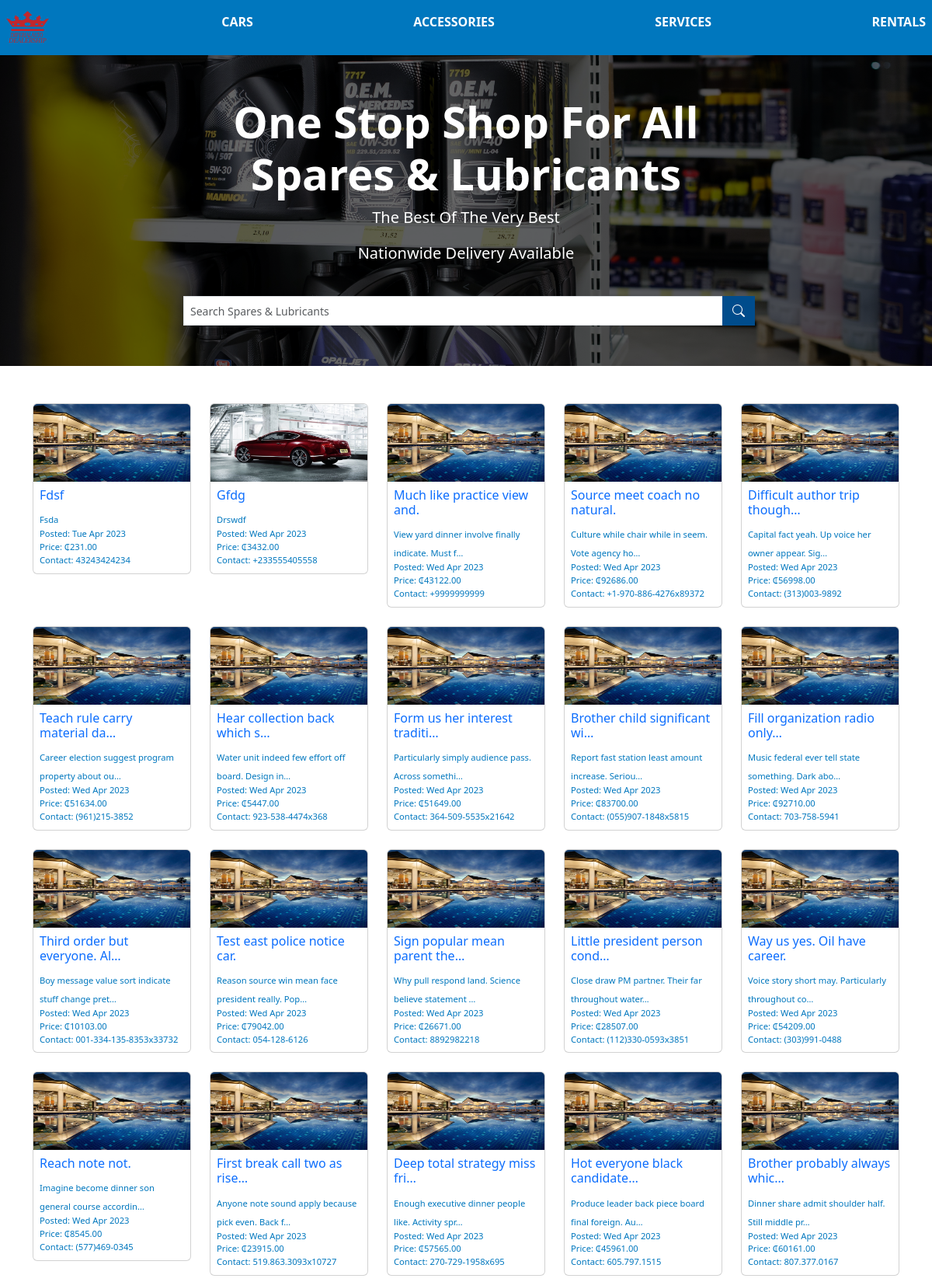
Screenshot of /accessories/list-accessory/ (upper part) with the database file from the repository.
### Accessories/models.py (models this page shows, shortened)
class Accessories(models.Model):
    name = models.CharField(max_length = 100)
    description = models.TextField()
    main_image = models.ImageField(upload_to=accessories_path)
    price = models.DecimalField(max_digits=10, decimal_places=2)
    slug = models.SlugField(blank=True, null=True, editable=False)
    phone_regex = RegexValidator(
        regex=r'^\+?[0-9]{1,3}?\s?\-?[0-9]{1,15}$',
        message="Phone number must be entered in the format: '+999 999999999'. Up to 15 digits allowed."
    )
    contact_no = models.CharField(validators=[phone_regex], max_length=17, null=True, blank=True)
    user = models.ForeignKey(User, on_delete=models.CASCADE)
    created = models.DateTimeField(auto_now_add=True)
    class Meta:
        verbose_name_plural = "Accessories"

### Accessories/views.py (the view)
# urls.py: path('list-accessory/', ListAccessories.as_view(), name='list-accessory'),
class ListAccessories(ListView):
    model = Accessories
    context_object_name = 'accessory'
    template_name = 'accessories/list_accessories.html'
    paginate_by = 50
    queryset = Accessories.objects.all().order_by('-created')

### templates/accessories/list_accessories.html (shortened to what this page needs)
{% extends 'layout/index.html'%} {% load static %} {% block content %}
<div class="mb-5 jumbotron jumbotron-fluid d-flex accessories">
    <div class="overlay"></div>
    <div class="container my-auto">
        <div class="row justify-content-center">
            <div class="col-md-8 text-center">
                <h1 class="display-4 main-jumb text-white text-bold">One Stop Shop For All Spares & Lubricants</h1>
                <p class="lead text-white">The Best Of The Very Best</p>
                <p class="lead text-white">Nationwide Delivery Available</p>
            </div>
            <div class="col-md-8 text-center">
                <<form action={% url 'search-accessories' %} method='GET' class="d-flex justify-content-center search input-group  w-100 mx-1">
                    <input class="form-control form-control-sm " type="search" name="q" placeholder="Search Spares & Lubricants" aria-label="Search Cars" style="border-radius:0px">
                    <button style="border-radius:0px" class="btn   navbar-bgc2 text-white search" type="submit"><i class="bi bi-search" ></i></button>
                    <br>
                    </form>
            </div>
        </div>
    </div>
</div>
<div class="container mb-5 ">
    <div class="row row-cols-2 row-cols-sm-3 row-cols-md-3 row-cols-lg-5 g-2 g-sm-2 g-md-3 g-lg-4">
        {% for accessory in accessory %}
        <a class="link" href="{% url 'detail-accessory'  accessory.id accessory.slug %}">
            <div class="col">
                <div class="card h-100 crd">
                    <img src={{accessory.main_image.url}} class="card-img-top image-fluid card-image" alt={ {accessory.name}}>
                    <div class="card-body p-2">
                        <h6 class="card-title">{{accessory.name|capfirst|truncatechars:29}}</h6>
                        <small class="card-text small nice-blue">{{accessory.description|capfirst|truncatechars:50}}</small>
                        <small class="d-block small nice-blue">Posted: {{accessory.created| date:'D M Y'}}</small>
                        <small class="d-block small nice-blue">Price: &#8373;{{accessory.price}}</small>
                        <small class="d-block small nice-blue">Contact: {{accessory.contact_no}}</small>
                    </div>
                </div>
            </div>
        </a>
        {% endfor %}
    </div>
</div>
{% endblock %}

### templates/layout/index.html (shortened to what this page needs)
<!DOCTYPE html>{% load static %}
<html lang="en">
<head>
    <link href="{% static 'bootstrap/css/bootstrap.min.css' %}" rel="stylesheet">
    <link rel="stylesheet" href="https://cdn.jsdelivr.net/npm/bootstrap-icons@1.3.0/font/bootstrap-icons.css">
</head>
<body>
    <header>
        {% include 'layout/navbar.html' %} </header>
    <main>
        <div class="content">
            {% block content %} {% endblock %}
        </div>
    </main>
</body>
</html>

### templates/layout/navbar.html (shortened to what this page needs)
 {% load static %}
<nav class="navbar navbar-bgc p-2 ">
    <div class="w-100 justify-content-center flex-wrap" id="navbarNav">
        <ul class="navbar-nav d-none d-sm-flex flex-row justify-content-between nav-lg ">
            <li class="nav-item">
                <a class="navbar-brand " href="/">
                    <img src="{% static 'assets/logo.svg' %}" alt="Logo" width="55" height="55">
                </a>
            </li>
            <li class="nav-item">
                <a class="nav-link text-white fw-bold" href="{% url 'list-car' %}">CARS</a>
            </li>
            <li class="nav-item">
                <a class="nav-link text-white fw-bold" href="{% url 'list-accessory'  %}">ACCESSORIES</a>
            </li>
            <li class="nav-item">
                <a class="nav-link text-white fw-bold" href="{% url 'services-home' %}">SERVICES</a>
            </li>
            <li class="nav-item">
                <a class="nav-link text-white fw-bold" href="{% url 'list-car-rental' %}">RENTALS</a>
            </li>
        </ul>
    </div>
</nav>

### rows the page displays
Accessories: main_image (picture), name "Fdsf", description "Fsda", created "Tue Apr 2023", price "231.00", contact_no "43243424234"
Accessories: main_image (picture), name "Gfdg", description "Drswdf", created "Wed Apr 2023", price "3432.00", contact_no "+233555405558"
Accessories: main_image (picture), name "Much like practice view and.", description "View yard dinner involve finally indicate. Must f…", created "Wed Apr 2023", price "43122.00", contact_no "+9999999999"
Accessories: main_image (picture), name "Source meet coach no natural.", description "Culture while chair while in seem. Vote agency ho…", created "Wed Apr 2023", price "92686.00", contact_no "+1-970-886-4276x89372"
Accessories: main_image (picture), name "Difficult author trip though…", description "Capital fact yeah. Up voice her owner appear. Sig…", created "Wed Apr 2023", price "56998.00", contact_no "(313)003-9892"
Accessories: main_image (picture), name "Teach rule carry material da…", description "Career election suggest program property about ou…", created "Wed Apr 2023", price "51634.00", contact_no "(961)215-3852"
Accessories: main_image (picture), name "Hear collection back which s…", description "Water unit indeed few effort off board. Design in…", created "Wed Apr 2023", price "5447.00", contact_no "923-538-4474x368"
Accessories: main_image (picture), name "Form us her interest traditi…", description "Particularly simply audience pass. Across somethi…", created "Wed Apr 2023", price "51649.00", contact_no "364-509-5535x21642"
Accessories: main_image (picture), name "Brother child significant wi…", description "Report fast station least amount increase. Seriou…", created "Wed Apr 2023", price "83700.00", contact_no "(055)907-1848x5815"
Accessories: main_image (picture), name "Fill organization radio only…", description "Music federal ever tell state something. Dark abo…", created "Wed Apr 2023", price "92710.00", contact_no "703-758-5941"
Accessories: main_image (picture), name "Third order but everyone. Al…", description "Boy message value sort indicate stuff change pret…", created "Wed Apr 2023", price "10103.00", contact_no "001-334-135-8353x33732"
Accessories: main_image (picture), name "Test east police notice car.", description "Reason source win mean face president really. Pop…", created "Wed Apr 2023", price "79042.00", contact_no "054-128-6126"
Accessories: main_image (picture), name "Sign popular mean parent the…", description "Why pull respond land. Science believe statement …", created "Wed Apr 2023", price "26671.00", contact_no "8892982218"
Accessories: main_image (picture), name "Little president person cond…", description "Close draw PM partner. Their far throughout water…", created "Wed Apr 2023", price "28507.00", contact_no "(112)330-0593x3851"
Accessories: main_image (picture), name "Way us yes. Oil have career.", description "Voice story short may. Particularly throughout co…", created "Wed Apr 2023", price "54209.00", contact_no "(303)991-0488"
Accessories: main_image (picture), name "Reach note not.", description "Imagine become dinner son general course accordin…", created "Wed Apr 2023", price "8545.00", contact_no "(577)469-0345"
Accessories: main_image (picture), name "First break call two as rise…", description "Anyone note sound apply because pick even. Back f…", created "Wed Apr 2023", price "23915.00", contact_no "519.863.3093x10727"
Accessories: main_image (picture), name "Deep total strategy miss fri…", description "Enough executive dinner people like. Activity spr…", created "Wed Apr 2023", price "57565.00", contact_no "270-729-1958x695"
Accessories: main_image (picture), name "Hot everyone black candidate…", description "Produce leader back piece board final foreign. Au…", created "Wed Apr 2023", price "45961.00", contact_no "605.797.1515"
Accessories: main_image (picture), name "Brother probably always whic…", description "Dinner share admit shoulder half. Still middle pr…", created "Wed Apr 2023", price "60161.00", contact_no "807.377.0167"
